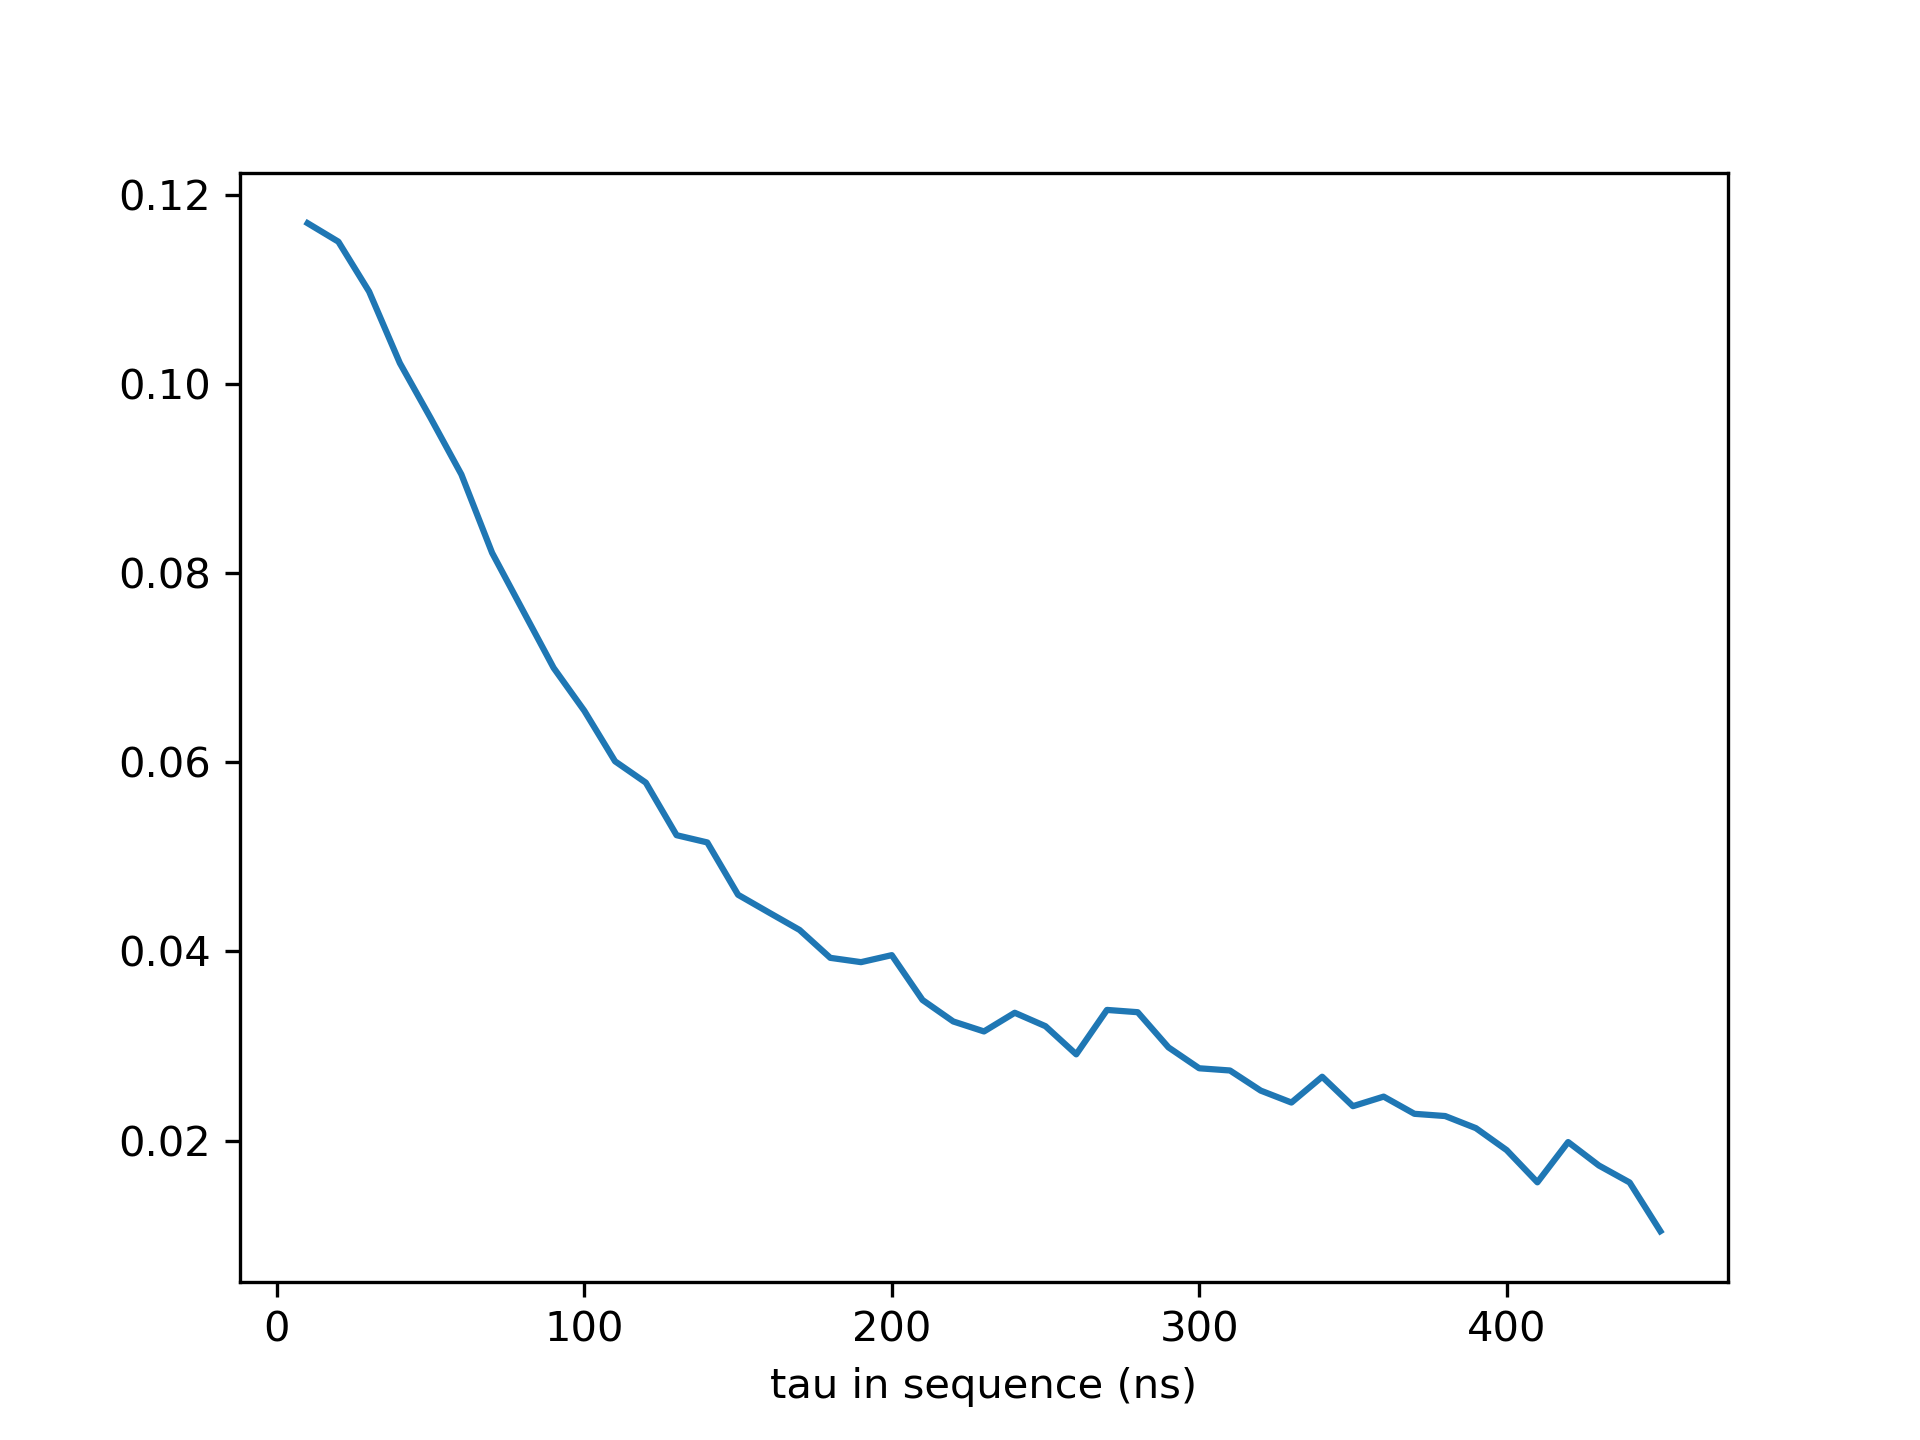

The Python source for this figure:
import matplotlib.pyplot as plt

from utility.deer_2d_plots import *


def main():
    path = '//nas.ads.mwn.de/TUZE/wsi/e24/ReinhardLab/data_setup_nv1/180523_d35_deer/' \
           '003_deer_rabi'
    names = relevant_filenames(name='mes_{:03}.mat', ind_min=0, ind_max=0)
    pi_differences = get_differences(names, path)[0]
    taus = get_taus(names, path)
    plt.close('all')
    plt.plot(taus, pi_differences)
    plt.xlabel('tau in sequence (ns)')
    plt.savefig('003_deer_rabi.png', dpi=300)


if __name__ == '__main__':
    main()
